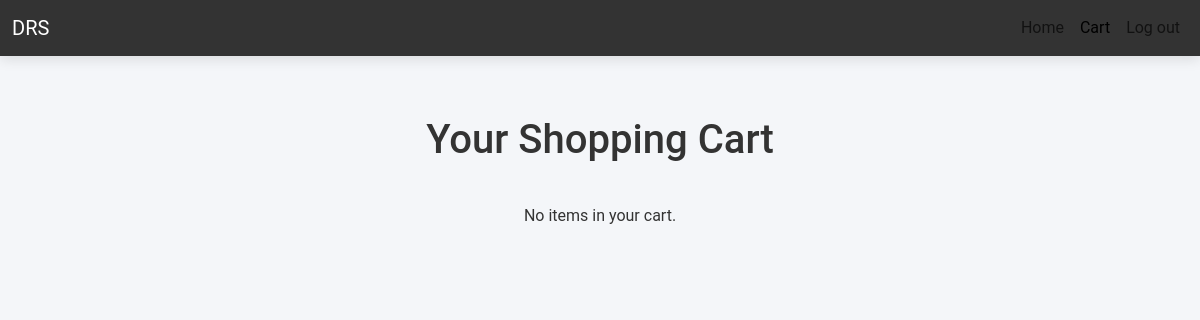
The page /view_cart/ (signed in) on the database as committed earlier.
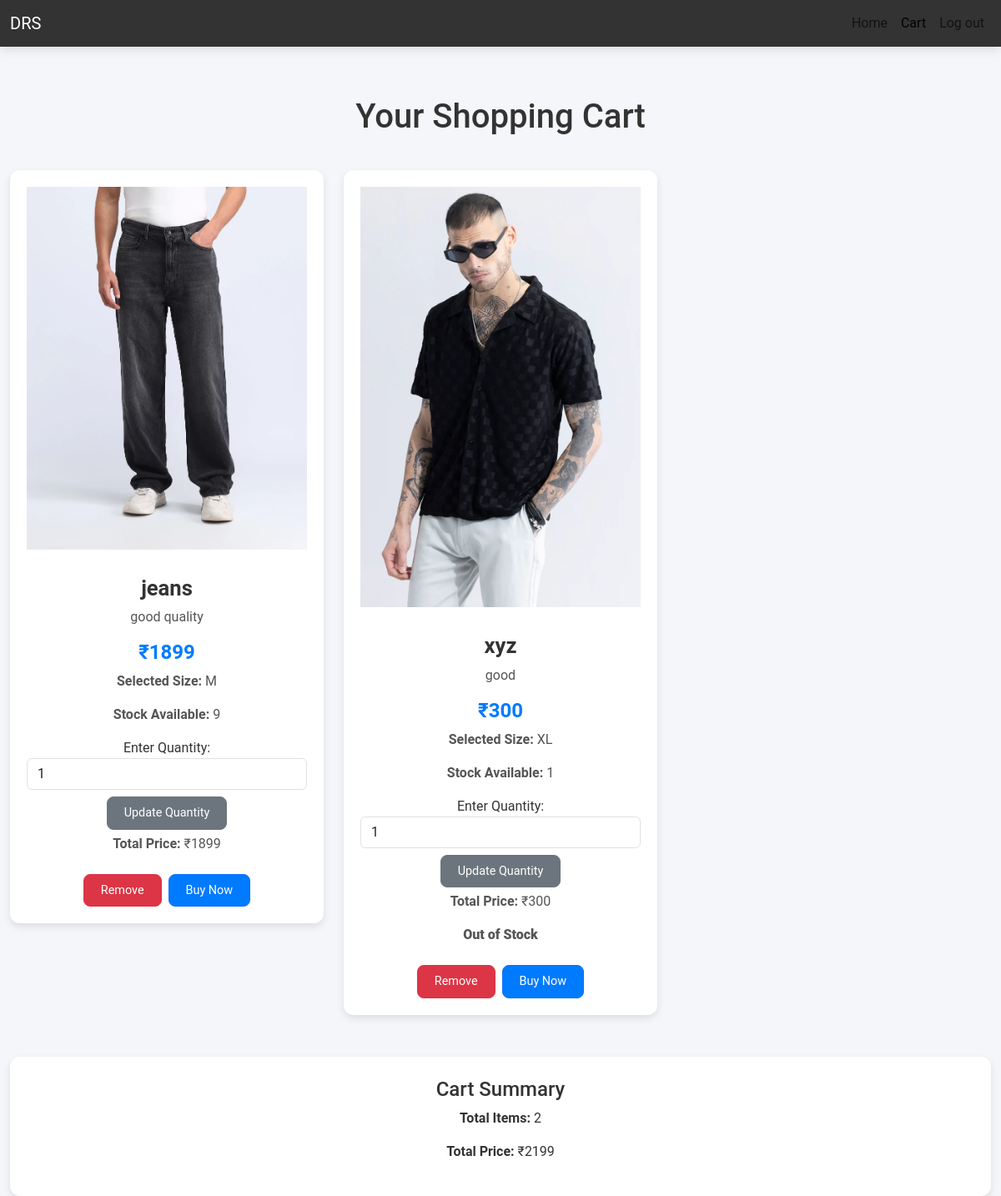
The same page on the database as committed later.
### app/models.py (models this page shows, shortened)
class Cart(models.Model):
    user=models.ForeignKey(User,on_delete=models.CASCADE)
    product=models.ForeignKey(Product,on_delete=models.CASCADE)
    size = models.ForeignKey(Size, on_delete=models.CASCADE, null=True)
    quantity = models.PositiveIntegerField(default=0)
    total_price = models.DecimalField(max_digits=10, decimal_places=2, default=0.0)
    def total_price(self):
        return self.product.ofr_price * self.quantity

class Product(models.Model):
    pro_id=models.TextField()
    name=models.TextField()
    price=models.IntegerField()
    ofr_price=models.IntegerField()
    img=models.FileField()
    dis=models.TextField()
    sizes = models.ManyToManyField(Size, related_name='Sizes')
    quantity = models.PositiveIntegerField(default=0)  # New field for stock quantity

class Size(models.Model):
    size = models.CharField(max_length=10)  # E.g., '6', '7', '8.5', '9', '10'
    def __str__(self):
        return self.size

### app/views.py (the view)
# urls.py: path('view_cart/', views.view_cart, name='view_cart'),
def view_cart(request):
    if 'user' not in request.session:  # Ensure user is logged in
        return redirect('shp_login')
    user = User.objects.get(username=request.session['user'])
    cart_det = Cart.objects.filter(user=user).select_related('product', 'size')
    total_price = 0  # To calculate total price of all items in the cart
    for item in cart_det:
        item.total_price = item.product.ofr_price * item.quantity  # Calculate total price for each item
        total_price += item.total_price  # Add it to the grand total
    return render(request, 'user/cart.html', {'cart_det': cart_det, 'total_price': total_price})

### templates/user/cart.html (shortened to what this page needs)
<!DOCTYPE html>
<html lang="en">
<head>
    <link href="https://cdn.jsdelivr.net/npm/bootstrap@5.3.3/dist/css/bootstrap.min.css" rel="stylesheet">
</head>
<body>
    <nav class="navbar navbar-expand-lg">
        <div class="container-fluid">
            <a class="navbar-brand" href="#">DRS</a>
            <div class="collapse navbar-collapse" id="navbarNav">
                <ul class="navbar-nav ms-auto">
                    <li class="nav-item"><a class="nav-link" href="../user_home">Home</a></li>
                    <li class="nav-item"><a class="nav-link active" href="#">Cart</a></li>
                    <li class="nav-item"><a class="nav-link" href="shp_logout">Log out</a></li>
                </ul>
            </div>
        </div>
    </nav>
    <div class="container">
        <h1>Your Shopping Cart</h1>
        <div class="row">
            {% if cart_det %}
                {% for item in cart_det %}
                    <div class="col-md-6 col-lg-4">
                        <div class="cart-item">
                            <img src="{{ item.product.img.url }}" alt="{{ item.product.name }}" class="img-fluid mb-3">
                            <h2>{{ item.product.name }}</h2>
                            <p>{{ item.product.dis }}</p>
                            <h3>₹{{ item.product.ofr_price }}</h3>
                            <p><strong>Selected Size:</strong> {{ item.size|default:'M' }}</p>
                            <p><strong>Stock Available:</strong> {{ item.product.quantity }}</p>
                            <form method="POST" action="{% url 'update_cart' %}">
                                <label for="new_quantity_{{ item.id }}">Enter Quantity:</label>
                                <input type="number" id="new_quantity_{{ item.id }}" name="new_quantity" class="form-control"
                                       min="1" max="{{ item.product.quantity }}" value="{{ item.quantity|default:1 }}">
                                <button type="submit" class="btn btn-secondary btn-sm mt-2">Update Quantity</button>
                            </form>
                            <p><strong>Total Price:</strong> ₹{{ item.total_price }}</p>
                            {% if item.quantity >= item.product.quantity %}
                                <p class="out-of-stock"><strong>Out of Stock</strong></p>
                            {% endif %}
                            <div class="d-flex justify-content-center mt-4">
                                <a href="{% url 'delete_cart' item.id %}" class="btn btn-danger btn-sm me-2">Remove</a>
                                <a href="{% url 'user_buy' item.id %}?size={{ item.size|default:'M' }}" class="btn btn-primary btn-sm">Buy Now</a>
                            </div>
                        </div>
                    </div>
                {% endfor %}
            {% else %}
                <p class="text-center">No items in your cart.</p>
            {% endif %}
        </div>
        {% if cart_det %}
            <div class="summary">
                <h4>Cart Summary</h4>
                <p><strong>Total Items:</strong> {{ cart_det|length }}</p>
                <p><strong>Total Price:</strong> ₹{{ total_price }}</p>
            </div>
        {% endif %}
    </div>
</body>
</html>

### templates/user/cart.html (style rules this page uses)
body { font-family: 'Roboto', sans-serif; background-color: #f4f6f9; color: #333; margin: 0; padding: 0; }
.navbar { background-color: #333; box-shadow: 0px 4px 12px rgba(0, 0, 0, 0.1); }
.navbar-brand { color: #fff !important; }
.container { max-width: 1200px; margin-top: 60px; }
h1 { font-size: 2.5rem;ModuleNotFoundError: No module named 'pkg_resources' font-weight: 600; text-align: center; color: #333; margin-bottom: 40px; }
.cart-item { background-color: #fff; border-radius: 12px; box-shadow: 0 4px 10px rgba(0, 0, 0, 0.1); transition: transform 0.3s ease, box-shadow 0.3s ease; margin-bottom: 30px; padding: 20px; text-align: center; }
.cart-item h2 { font-size: 1.6rem; font-weight: 700; margin-top: 15px; }
.cart-item p { font-size: 1rem; color: #555; margin-top: 5px; }
.cart-item h3 { font-size: 1.5rem; font-weight: 600; color: #007bff; margin-top: 10px; }
.btn { font-size: 0.9rem; padding: 8px 20px; border-radius: 8px; transition: background-color 0.3s ease; }
.btn-danger { background-color: #dc3545; }
.btn-primary { background-color: #007bff; }
.summary { background-color: #fff; padding: 25px; border-radius: 12px; box-shadow: 0 4px 10px rgba(0, 0, 0, 0.1); text-align: center; margin-top: 20px; }
.out-of-stock { font-size: 1.1rem; font-weight: bold; color: #e74c3c; }

Rows that differ between the two databases and show on the page:
added Cart: product.img (picture), product.name "jeans", product.dis "good quality", product.ofr_price "1899", size "M", product.quantity "9", new_quantity "1", total_price "1899"
added Cart: product.img (picture), product.name "xyz", product.dis "good", product.ofr_price "300", size "XL", product.quantity "1", new_quantity "1", total_price "300", shows "Out of Stock"
Other text that changed with them:
{{ cart_det|length }}: (not shown) → "2"
{{ total_price }}: (not shown) → "2199"
text no longer shown: "No items in your cart."
text now shown: "Cart Summary Total Items: Total Price: ₹"
